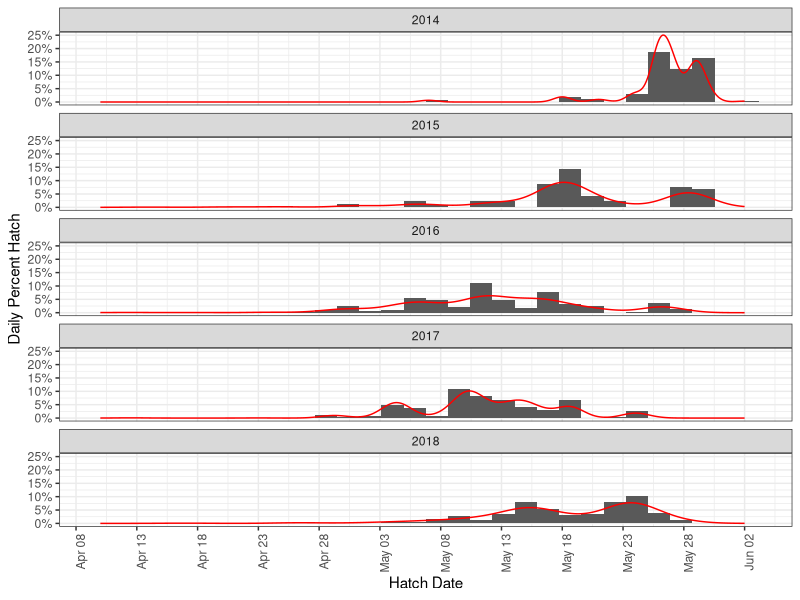

This chart was generated by the following R code:
#### CLEAR THE ENVIRONMENT FIRST ---------------------------------------------

rm(list = ls(all.names = TRUE))


#### LOAD PACKAGES -----------------------------------------------------------

library(ggplot2)
library(lubridate)
library(dplyr)
library(readxl)


# LOAD LARVAL LENGTH AND ABUNDANCE DATA -------------------------------------------------------

larvae <- read_excel("data/lake-superior-apostle-islands/lake-superior-apis-larval-lengths.xlsx", sheet = "data") %>% 
  filter(!is.na(LENGTH))


## Total length-at-hatch = 9.936 (Stewart et al., 2021)
## McCormick et al. (1971) - 3% decrease at 4°C
#dates <- data.frame(LENGTH = c(21, 20, seq(18, 14, -1), seq(13.5, 8, -0.5), 7),
#                    back.date = c(24, 22, 19, 18, 16, 14, 12, 10, 9, 8, 6, 5, 4, 2, 1, 0, 0, 0, 0, 0))

## Oyadomari & Auer, 2008 - 0.18 mm^-1
dates <- data.frame(LENGTH = c(21, 20, seq(18, 14, -1), seq(13.5, 8, -0.5), 7),
                    back.date = c(62, 56, 45, 40, 34, 28, 23, 20, 17, 14, 12, 9, 6, 3, 1, 0, 0, 0, 0, 0))

larvae.back <- left_join(larvae, dates) %>% 
  mutate(hatch.date = DATE-(back.date*86400),
         hatch.date.noYear = yday(hatch.date),
         hatch.date.noYear = as.Date(hatch.date.noYear, origin = "2020-12-31"))

larvae.back.summary <- larvae.back %>% group_by(YEAR) %>% 
  summarize(min.date = min(hatch.date),
            mean.date = mean(hatch.date),
            max.date = max(hatch.date),
            sigma.hatch = (max.date - mean.date) / 2.58,
            lower.dist = mean.date-sigma.hatch,
            upper.dist = mean.date+sigma.hatch)

write.csv(larvae.back.summary, "data/lake-superior-apostle-islands/lake-superior-apis-hatching.csv", row.names = FALSE)


ggplot(larvae.back, aes(x = hatch.date.noYear)) + 
  geom_histogram(aes(y = ..density..)) + 
  geom_density(col = "red") +
  labs(y = "Daily Percent Hatch", x = "Hatch Date") +
  scale_x_date(date_breaks = "5 days", date_labels =  "%b %d") +
  scale_y_continuous(labels = scales::percent) +
  theme_bw() +
  theme(axis.text.x = element_text(angle = 90, hjust = 1)) +
  facet_wrap(~YEAR, ncol = 1)

